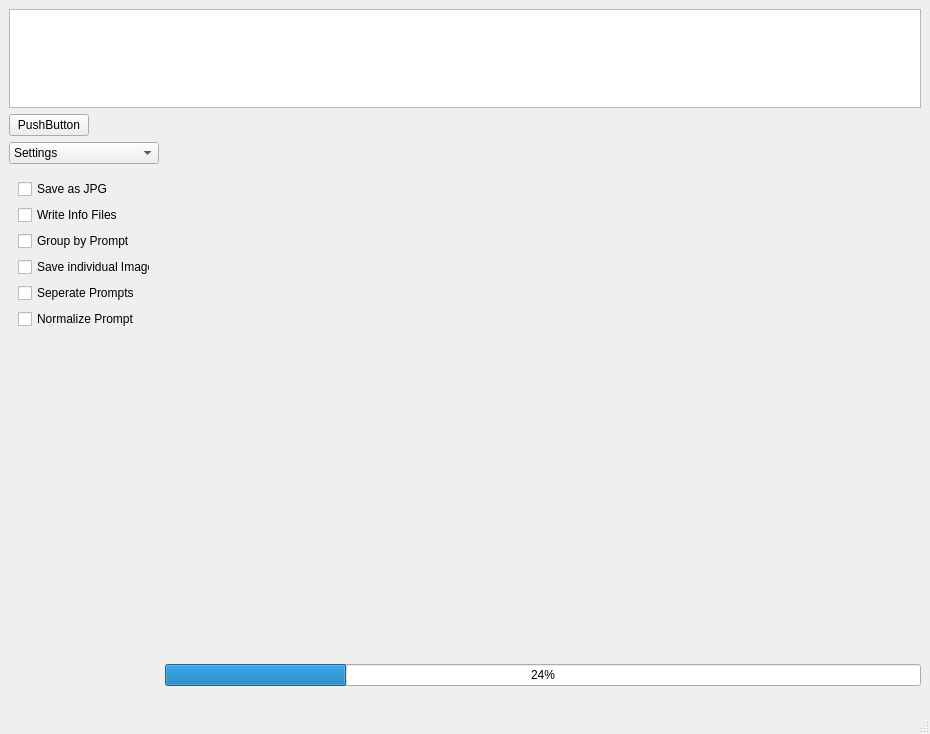
<?xml version="1.0" encoding="UTF-8"?>
<ui version="4.0">
 <class>MainWindow</class>
 <widget class="QMainWindow" name="MainWindow">
  <property name="geometry">
   <rect>
    <x>0</x>
    <y>0</y>
    <width>930</width>
    <height>734</height>
   </rect>
  </property>
  <property name="windowTitle">
   <string>MainWindow</string>
  </property>
  <widget class="QWidget" name="centralwidget">
   <layout class="QFormLayout" name="formLayout">
    <item row="3" column="0">
     <widget class="QStackedWidget" name="stackedWidget">
      <property name="maximumSize">
       <size>
        <width>150</width>
        <height>16777215</height>
       </size>
      </property>
      <property name="currentIndex">
       <number>1</number>
      </property>
      <widget class="QWidget" name="Settings">
       <layout class="QVBoxLayout" name="verticalLayout_3">
        <item>
         <widget class="QLabel" name="label">
          <property name="maximumSize">
           <size>
            <width>16777215</width>
            <height>20</height>
           </size>
          </property>
          <property name="text">
           <string>Height</string>
          </property>
         </widget>
        </item>
        <item>
         <widget class="QSlider" name="horizontalSlider">
          <property name="orientation">
           <enum>Qt::Horizontal</enum>
          </property>
         </widget>
        </item>
        <item>
         <widget class="QLabel" name="label_2">
          <property name="maximumSize">
           <size>
            <width>16777215</width>
            <height>20</height>
           </size>
          </property>
          <property name="text">
           <string>Width</string>
          </property>
         </widget>
        </item>
        <item>
         <widget class="QSlider" name="horizontalSlider_7">
          <property name="orientation">
           <enum>Qt::Horizontal</enum>
          </property>
         </widget>
        </item>
        <item>
         <widget class="QLabel" name="label_3">
          <property name="maximumSize">
           <size>
            <width>16777215</width>
            <height>20</height>
           </size>
          </property>
          <property name="text">
           <string>Steps</string>
          </property>
         </widget>
        </item>
        <item>
         <widget class="QSlider" name="horizontalSlider_6">
          <property name="orientation">
           <enum>Qt::Horizontal</enum>
          </property>
         </widget>
        </item>
        <item>
         <widget class="QLabel" name="label_4">
          <property name="maximumSize">
           <size>
            <width>16777215</width>
            <height>20</height>
           </size>
          </property>
          <property name="text">
           <string>Samples</string>
          </property>
         </widget>
        </item>
        <item>
         <widget class="QSlider" name="horizontalSlider_5">
          <property name="orientation">
           <enum>Qt::Horizontal</enum>
          </property>
         </widget>
        </item>
        <item>
         <widget class="QLabel" name="label_5">
          <property name="maximumSize">
           <size>
            <width>16777215</width>
            <height>20</height>
           </size>
          </property>
          <property name="text">
           <string>Batch Size</string>
          </property>
         </widget>
        </item>
        <item>
         <widget class="QSlider" name="horizontalSlider_4">
          <property name="orientation">
           <enum>Qt::Horizontal</enum>
          </property>
         </widget>
        </item>
        <item>
         <widget class="QLabel" name="label_6">
          <property name="maximumSize">
           <size>
            <width>16777215</width>
            <height>20</height>
           </size>
          </property>
          <property name="text">
           <string>Scale</string>
          </property>
         </widget>
        </item>
        <item>
         <widget class="QSlider" name="horizontalSlider_3">
          <property name="sizePolicy">
           <sizepolicy hsizetype="Expanding" vsizetype="Fixed">
            <horstretch>0</horstretch>
            <verstretch>0</verstretch>
           </sizepolicy>
          </property>
          <property name="orientation">
           <enum>Qt::Horizontal</enum>
          </property>
         </widget>
        </item>
        <item>
         <widget class="QLabel" name="label_8">
          <property name="maximumSize">
           <size>
            <width>16777215</width>
            <height>20</height>
           </size>
          </property>
          <property name="text">
           <string>Sampler</string>
          </property>
         </widget>
        </item>
        <item>
         <widget class="QComboBox" name="comboBox">
          <item>
           <property name="text">
            <string>ddim</string>
           </property>
          </item>
          <item>
           <property name="text">
            <string>plms</string>
           </property>
          </item>
          <item>
           <property name="text">
            <string>klms</string>
           </property>
          </item>
          <item>
           <property name="text">
            <string>dpm2</string>
           </property>
          </item>
          <item>
           <property name="text">
            <string>dpm2_ancestral</string>
           </property>
          </item>
          <item>
           <property name="text">
            <string>heun</string>
           </property>
          </item>
          <item>
           <property name="text">
            <string>euler</string>
           </property>
          </item>
          <item>
           <property name="text">
            <string>euler_ancestral</string>
           </property>
          </item>
         </widget>
        </item>
        <item>
         <widget class="QLabel" name="label_9">
          <property name="maximumSize">
           <size>
            <width>16777215</width>
            <height>20</height>
           </size>
          </property>
          <property name="text">
           <string>Sampling Mode</string>
          </property>
         </widget>
        </item>
        <item>
         <widget class="QComboBox" name="comboBox_2">
          <item>
           <property name="text">
            <string>bicubic</string>
           </property>
          </item>
          <item>
           <property name="text">
            <string>bilinear</string>
           </property>
          </item>
          <item>
           <property name="text">
            <string>nearest</string>
           </property>
          </item>
         </widget>
        </item>
        <item>
         <widget class="QLabel" name="label_10">
          <property name="maximumSize">
           <size>
            <width>16777215</width>
            <height>20</height>
           </size>
          </property>
          <property name="text">
           <string>Seed</string>
          </property>
         </widget>
        </item>
        <item>
         <widget class="QLineEdit" name="lineEdit"/>
        </item>
        <item>
         <widget class="QLabel" name="label_11">
          <property name="maximumSize">
           <size>
            <width>16777215</width>
            <height>20</height>
           </size>
          </property>
          <property name="text">
           <string>Seed Behaviour</string>
          </property>
         </widget>
        </item>
        <item>
         <widget class="QComboBox" name="comboBox_3">
          <item>
           <property name="text">
            <string>iter</string>
           </property>
          </item>
          <item>
           <property name="text">
            <string>fixed</string>
           </property>
          </item>
          <item>
           <property name="text">
            <string>random</string>
           </property>
          </item>
         </widget>
        </item>
        <item>
         <spacer name="verticalSpacer">
          <property name="orientation">
           <enum>Qt::Vertical</enum>
          </property>
          <property name="sizeHint" stdset="0">
           <size>
            <width>20</width>
            <height>40</height>
           </size>
          </property>
         </spacer>
        </item>
       </layout>
      </widget>
      <widget class="QWidget" name="Files">
       <layout class="QVBoxLayout" name="verticalLayout_4">
        <item>
         <widget class="QCheckBox" name="checkBox_2">
          <property name="text">
           <string>Save as JPG</string>
          </property>
         </widget>
        </item>
        <item>
         <widget class="QCheckBox" name="checkBox_6">
          <property name="text">
           <string>Write Info Files</string>
          </property>
         </widget>
        </item>
        <item>
         <widget class="QCheckBox" name="checkBox_5">
          <property name="text">
           <string>Group by Prompt</string>
          </property>
         </widget>
        </item>
        <item>
         <widget class="QCheckBox" name="checkBox_4">
          <property name="text">
           <string>Save individual Images</string>
          </property>
         </widget>
        </item>
        <item>
         <widget class="QCheckBox" name="checkBox_3">
          <property name="text">
           <string>Seperate Prompts</string>
          </property>
         </widget>
        </item>
        <item>
         <widget class="QCheckBox" name="checkBox">
          <property name="text">
           <string>Normalize Prompt </string>
          </property>
         </widget>
        </item>
        <item>
         <spacer name="verticalSpacer_2">
          <property name="orientation">
           <enum>Qt::Vertical</enum>
          </property>
          <property name="sizeHint" stdset="0">
           <size>
            <width>20</width>
            <height>40</height>
           </size>
          </property>
         </spacer>
        </item>
       </layout>
      </widget>
      <widget class="QWidget" name="Upscaling">
       <layout class="QVBoxLayout" name="verticalLayout_5">
        <item>
         <widget class="QCheckBox" name="checkBox_8">
          <property name="text">
           <string>CheckBox</string>
          </property>
         </widget>
        </item>
        <item>
         <widget class="QCheckBox" name="checkBox_7">
          <property name="text">
           <string>CheckBox</string>
          </property>
         </widget>
        </item>
        <item>
         <widget class="QComboBox" name="comboBox_4">
          <item>
           <property name="text">
            <string>RealESRGAN_x4plus</string>
           </property>
          </item>
          <item>
           <property name="text">
            <string>RealESRGAN_x4plus_anime</string>
           </property>
          </item>
         </widget>
        </item>
        <item>
         <spacer name="verticalSpacer_3">
          <property name="orientation">
           <enum>Qt::Vertical</enum>
          </property>
          <property name="sizeHint" stdset="0">
           <size>
            <width>20</width>
            <height>40</height>
           </size>
          </property>
         </spacer>
        </item>
       </layout>
      </widget>
     </widget>
    </item>
    <item row="0" column="0" colspan="2">
     <widget class="QPlainTextEdit" name="plainTextEdit">
      <property name="sizePolicy">
       <sizepolicy hsizetype="Expanding" vsizetype="Maximum">
        <horstretch>0</horstretch>
        <verstretch>0</verstretch>
       </sizepolicy>
      </property>
      <property name="maximumSize">
       <size>
        <width>16777215</width>
        <height>100</height>
       </size>
      </property>
     </widget>
    </item>
    <item row="1" column="0">
     <widget class="QPushButton" name="pushButton">
      <property name="maximumSize">
       <size>
        <width>100</width>
        <height>16777215</height>
       </size>
      </property>
      <property name="text">
       <string>PushButton</string>
      </property>
     </widget>
    </item>
    <item row="3" column="1">
     <layout class="QGridLayout" name="gridLayout_2"/>
    </item>
    <item row="5" column="0">
     <spacer name="verticalSpacer_4">
      <property name="orientation">
       <enum>Qt::Vertical</enum>
      </property>
      <property name="sizeHint" stdset="0">
       <size>
        <width>20</width>
        <height>40</height>
       </size>
      </property>
     </spacer>
    </item>
    <item row="5" column="1">
     <widget class="QProgressBar" name="progressBar">
      <property name="value">
       <number>24</number>
      </property>
     </widget>
    </item>
    <item row="2" column="0" colspan="2">
     <widget class="QComboBox" name="comboBox_5">
      <property name="maximumSize">
       <size>
        <width>150</width>
        <height>16777215</height>
       </size>
      </property>
      <item>
       <property name="text">
        <string>Settings</string>
       </property>
      </item>
      <item>
       <property name="text">
        <string>Files</string>
       </property>
      </item>
      <item>
       <property name="text">
        <string>Upscaling</string>
       </property>
      </item>
     </widget>
    </item>
   </layout>
  </widget>
  <widget class="QMenuBar" name="menubar">
   <property name="geometry">
    <rect>
     <x>0</x>
     <y>0</y>
     <width>930</width>
     <height>22</height>
    </rect>
   </property>
  </widget>
  <widget class="QStatusBar" name="statusbar"/>
 </widget>
 <resources/>
 <connections/>
</ui>
